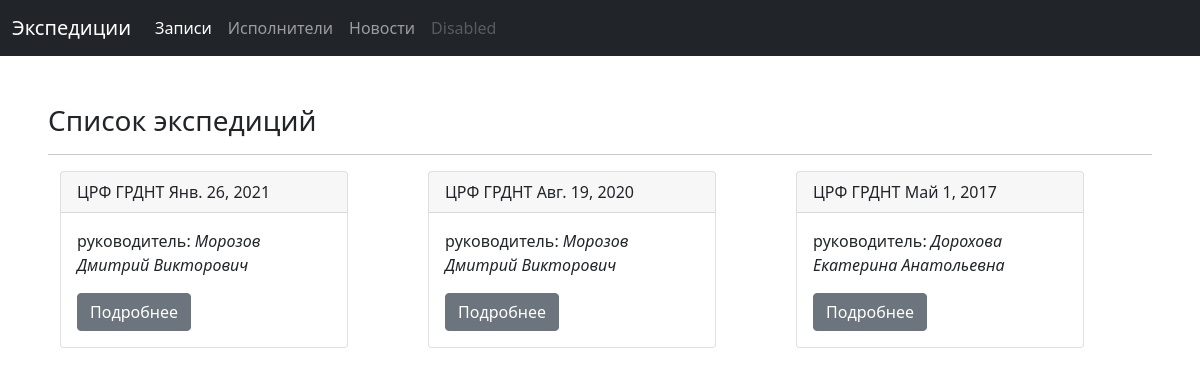
The app's page /, older data.
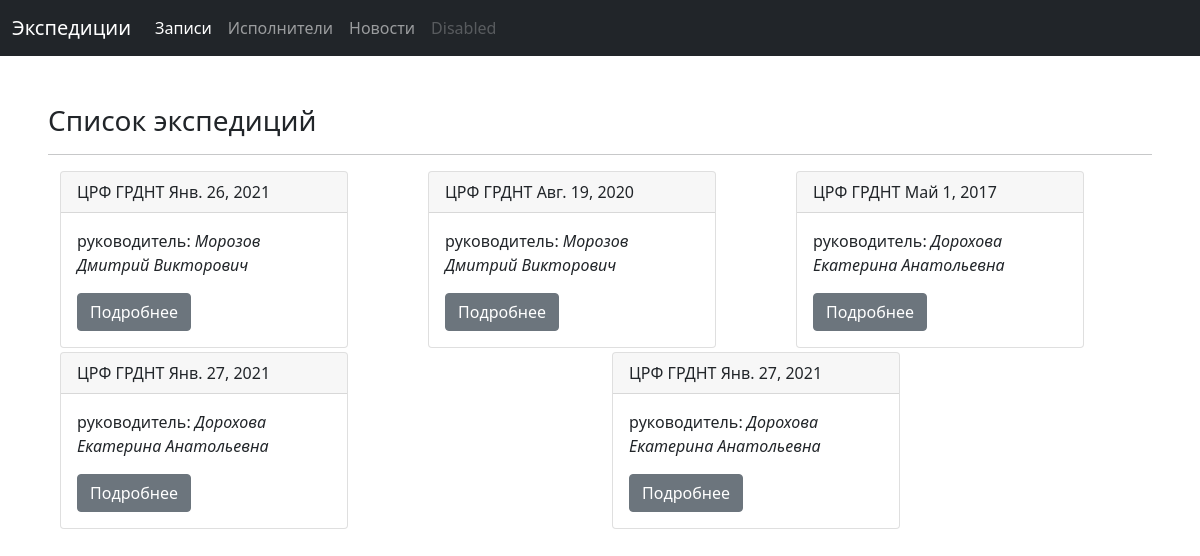
The same page, newer data.
### folklore_base/apps/base/models.py (models this page shows, shortened)
class Expeditions(models.Model):
    begin_data_expedition = models.DateField(verbose_name='Дата начала экспедиции')
    end_data_expedition = models.DateField(verbose_name='Дата окончания экспедиции',
                                           null=True,
                                           blank=True)
    organisation_expedition = models.ForeignKey(Organisation,
                                                on_delete=models.DO_NOTHING,
                                                verbose_name='Организация')
    researcher_expedtion = models.ForeignKey(Researcher,
                                             on_delete=models.DO_NOTHING,
                                             verbose_name='Руководитель экспедиции')
    seanses_of_expedition = models.ManyToManyField(SeansOfRecord,
                                                   blank=True,
                                                   verbose_name='Сеансы записи')
    class Meta:
        verbose_name = 'Экспедиция'
        verbose_name_plural = 'Экспедиции'

class Organisation(models.Model):
    name_organisation = models.CharField(max_length=30,
                                         verbose_name='Аббревиатура')
    full_name_organisation = models.CharField(max_length=120,
                                              verbose_name='Полное наименование')
    email_organisation = models.EmailField(blank=True,
                                           verbose_name='Email')
    about_organisation = models.TextField(blank=True,
                                          verbose_name='Дополнительная информация')
    class Meta:
        verbose_name = 'Организация'
        verbose_name_plural = 'Организации'
    def __str__(self):
        return self.name_organisation

class Researcher(models.Model):
    fio_researcher = models.CharField(max_length=50,
                                      help_text='Фамилия Имя Отчество',
                                      verbose_name='ФИО')
    email_researcher = models.EmailField(blank=True,
                                         verbose_name='Email')
    about_researcher = models.TextField(blank=True,
                                        verbose_name='Дополнительная информация')
    class Meta:
        verbose_name = 'Исследователь'
        verbose_name_plural = 'Исследователи'
    def __str__(self):
        return self.fio_researcher

### folklore_base/apps/base/views.py (the view)
# urls.py: path('', ExpeditionsList.as_view(), name = 'expeditions' ),
class ExpeditionsList(ListView):
    model = Expeditions
    template_name = 'expeditions.html'

### folklore_base/apps/base/templates/expeditions.html (shortened to what this page needs)
{% extends 'base.html' %}
{% block content %}
<h3>Список экспедиций</h3> <hr>
<div class="container">
  <div class="row">
{% for exp in object_list %}
<div class="col-sm">
<div class="card mb-1" style="width: 18rem;">
  <div class="card-header">
  {{ exp.organisation_expedition }} {{ exp.begin_data_expedition }}
  </div>
  <div class="card-body">
    руководитель: <i>{{ exp.researcher_expedtion }}</i>
    <a href='{% url "seances" exp.pk %}' class="btn btn-secondary">Подробнее</a>
  </div>
</div>
</div>
{% endfor %}
</div>
</div>
{% endblock content %}

Row changes from the older to the newer data that the page shows:
added Expeditions: organisation_expedition "ЦРФ ГРДНТ", begin_data_expedition "Янв. 27, 2021", researcher_expedtion "Дорохова Екатерина Анатольевна"
added Expeditions: organisation_expedition "ЦРФ ГРДНТ", begin_data_expedition "Янв. 27, 2021", researcher_expedtion "Дорохова Екатерина Анатольевна"
